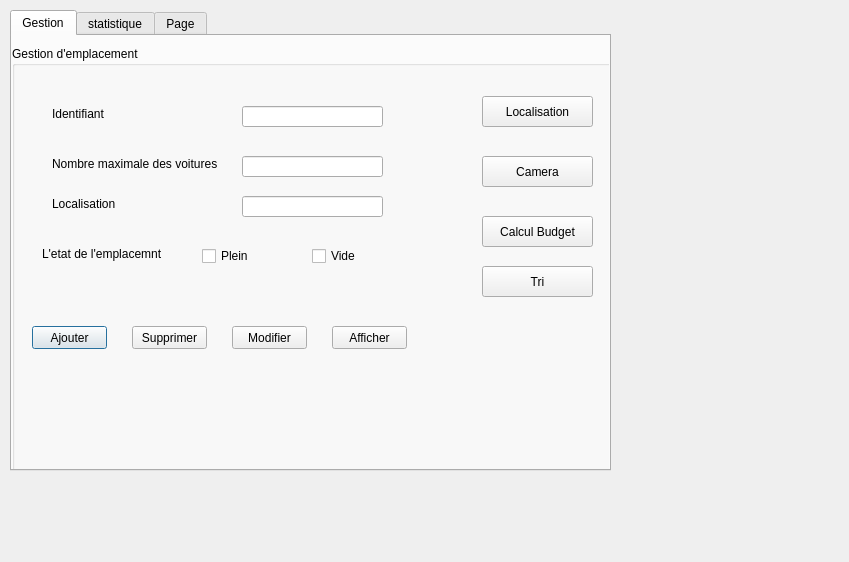
<?xml version="1.0" encoding="UTF-8"?>
<ui version="4.0">
 <class>Garage</class>
 <widget class="QDialog" name="Garage">
  <property name="geometry">
   <rect>
    <x>0</x>
    <y>0</y>
    <width>849</width>
    <height>562</height>
   </rect>
  </property>
  <property name="windowTitle">
   <string>Dialog</string>
  </property>
  <widget class="QTabWidget" name="tabWidget">
   <property name="geometry">
    <rect>
     <x>10</x>
     <y>10</y>
     <width>601</width>
     <height>461</height>
    </rect>
   </property>
   <property name="currentIndex">
    <number>0</number>
   </property>
   <widget class="QWidget" name="tab">
    <attribute name="title">
     <string>Gestion</string>
    </attribute>
    <widget class="QGroupBox" name="groupBox">
     <property name="geometry">
      <rect>
       <x>0</x>
       <y>10</y>
       <width>761</width>
       <height>471</height>
      </rect>
     </property>
     <property name="title">
      <string>Gestion d'emplacement</string>
     </property>
     <widget class="QLineEdit" name="lineEdit_2">
      <property name="geometry">
       <rect>
        <x>230</x>
        <y>150</y>
        <width>141</width>
        <height>21</height>
       </rect>
      </property>
     </widget>
     <widget class="QLabel" name="label">
      <property name="geometry">
       <rect>
        <x>40</x>
        <y>60</y>
        <width>101</width>
        <height>16</height>
       </rect>
      </property>
      <property name="text">
       <string>Identifiant</string>
      </property>
     </widget>
     <widget class="QLabel" name="label_2">
      <property name="geometry">
       <rect>
        <x>40</x>
        <y>110</y>
        <width>271</width>
        <height>16</height>
       </rect>
      </property>
      <property name="text">
       <string>Nombre maximale des voitures</string>
      </property>
     </widget>
     <widget class="QPushButton" name="pushButton">
      <property name="geometry">
       <rect>
        <x>20</x>
        <y>280</y>
        <width>75</width>
        <height>23</height>
       </rect>
      </property>
      <property name="text">
       <string>Ajouter</string>
      </property>
     </widget>
     <widget class="QPushButton" name="pushButton_2">
      <property name="geometry">
       <rect>
        <x>220</x>
        <y>280</y>
        <width>75</width>
        <height>23</height>
       </rect>
      </property>
      <property name="text">
       <string>Modifier</string>
      </property>
     </widget>
     <widget class="QPushButton" name="pushButton_3">
      <property name="geometry">
       <rect>
        <x>120</x>
        <y>280</y>
        <width>75</width>
        <height>23</height>
       </rect>
      </property>
      <property name="text">
       <string>Supprimer</string>
      </property>
     </widget>
     <widget class="QPushButton" name="pushButton_4">
      <property name="geometry">
       <rect>
        <x>320</x>
        <y>280</y>
        <width>75</width>
        <height>23</height>
       </rect>
      </property>
      <property name="text">
       <string>Afficher</string>
      </property>
     </widget>
     <widget class="QPushButton" name="pushButton_5">
      <property name="geometry">
       <rect>
        <x>470</x>
        <y>50</y>
        <width>111</width>
        <height>31</height>
       </rect>
      </property>
      <property name="text">
       <string>Localisation</string>
      </property>
     </widget>
     <widget class="QPushButton" name="pushButton_7">
      <property name="geometry">
       <rect>
        <x>470</x>
        <y>110</y>
        <width>111</width>
        <height>31</height>
       </rect>
      </property>
      <property name="text">
       <string>Camera</string>
      </property>
     </widget>
     <widget class="QPushButton" name="pushButton_8">
      <property name="geometry">
       <rect>
        <x>470</x>
        <y>170</y>
        <width>111</width>
        <height>31</height>
       </rect>
      </property>
      <property name="text">
       <string>Calcul Budget</string>
      </property>
     </widget>
     <widget class="QPushButton" name="pushButton_9">
      <property name="geometry">
       <rect>
        <x>470</x>
        <y>220</y>
        <width>111</width>
        <height>31</height>
       </rect>
      </property>
      <property name="text">
       <string>Tri</string>
      </property>
     </widget>
     <widget class="QLineEdit" name="lineEdit_3">
      <property name="geometry">
       <rect>
        <x>230</x>
        <y>60</y>
        <width>141</width>
        <height>21</height>
       </rect>
      </property>
     </widget>
     <widget class="QCheckBox" name="checkBox">
      <property name="geometry">
       <rect>
        <x>190</x>
        <y>200</y>
        <width>83</width>
        <height>20</height>
       </rect>
      </property>
      <property name="text">
       <string>Plein</string>
      </property>
     </widget>
     <widget class="QLabel" name="label_3">
      <property name="geometry">
       <rect>
        <x>30</x>
        <y>200</y>
        <width>151</width>
        <height>16</height>
       </rect>
      </property>
      <property name="text">
       <string>L'etat de l'emplacemnt</string>
      </property>
     </widget>
     <widget class="QCheckBox" name="checkBox_2">
      <property name="geometry">
       <rect>
        <x>300</x>
        <y>200</y>
        <width>83</width>
        <height>20</height>
       </rect>
      </property>
      <property name="text">
       <string>Vide</string>
      </property>
     </widget>
     <widget class="QLabel" name="label_4">
      <property name="geometry">
       <rect>
        <x>40</x>
        <y>150</y>
        <width>101</width>
        <height>16</height>
       </rect>
      </property>
      <property name="text">
       <string>Localisation</string>
      </property>
     </widget>
     <widget class="QLineEdit" name="lineEdit_4">
      <property name="geometry">
       <rect>
        <x>230</x>
        <y>110</y>
        <width>141</width>
        <height>21</height>
       </rect>
      </property>
     </widget>
    </widget>
   </widget>
   <widget class="QWidget" name="tab_2">
    <attribute name="title">
     <string>statistique</string>
    </attribute>
   </widget>
   <widget class="QWidget" name="tab_3">
    <attribute name="title">
     <string>Page</string>
    </attribute>
   </widget>
  </widget>
 </widget>
 <resources/>
 <connections/>
</ui>
